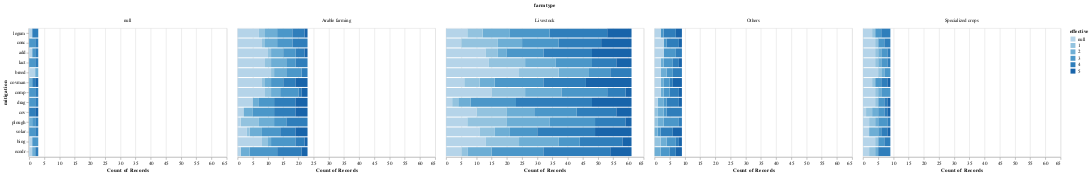

Source (notebook cell):
### Markdown cell above
### Does perceived effectiveness of mitigations differ by farm type?

### Code cell
alt.Chart(mitigation_df).mark_bar().encode(
    x='count(effective)',
    y=alt.Y('mitigation', sort=implemented_columns),
    color='effective:O',
    column='farmtype'
)

### Figure 1 — Vega-Lite specification as saved in the notebook (floating-point values rounded to 4 significant figures; data arrays with more than 128 entries replaced by an {"elided": "..."} marker saying what was removed)
{"config": {"view": {"continuousWidth": 400, "continuousHeight": 300}}, "data": {"name": "data-28c9b768757230f3b662a18bcbed2501"}, "mark": "bar", "encoding": {"color": {"type": "ordinal", "field": "effective"}, "column": {"type": "nominal", "field": "farmtype"}, "x": {"type": "quantitative", "aggregate": "count", "field": "effective"}, "y": {"type": "nominal", "field": "mitigation", "sort": ["legum", "conc", "add", "lact", "breed", "covman", "comp", "drag", "cov", "plough", "solar", "biog", "ecodr"]}}, "$schema": "https://vega.github.io/schema/vega-lite/v4.8.1.json", "datasets": {"data-28c9b768757230f3b662a18bcbed2501": {"elided": "1365 records"}}}
